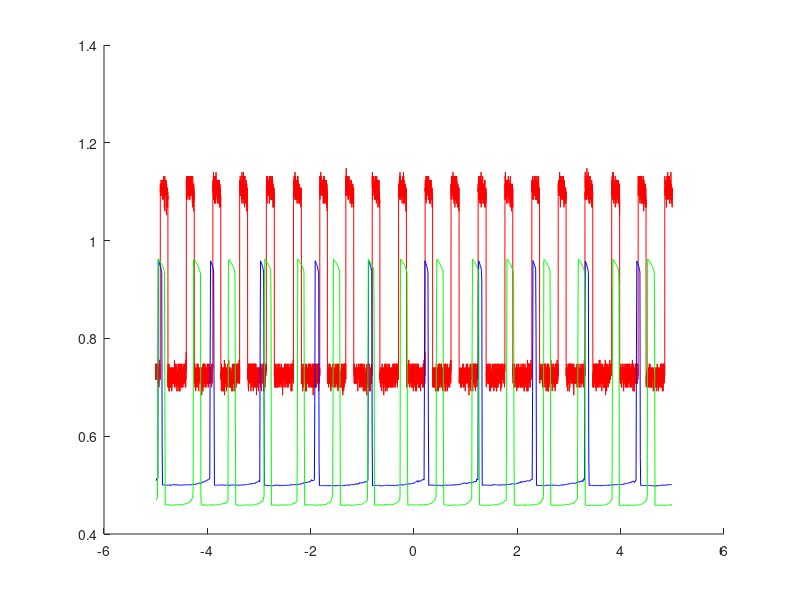

Recreate this plot in MATLAB.

clc;
clear;

############

M = dlmread("./data/ex1/tek0001ALL.csv");
# M = dlmread("./data/neuron_recordings/neuron_spike_Iin_50nA.csv");

x1 = M(:, 1);
y1 = M(:, 2);

less = length( x1(x1 < -5) )
great = length( x1(x1 < 5) )
x1 = x1( less + 1 : great - 1 );
y1 = y1( less + 1 : great - 1);

############

M = dlmread("./data/neuron_recordings/neuron_spike_Iin_0.001nA.csv");

x2 = M(:, 1);
y2 = M(:, 2);

less = length( x2(x2 < -5) )
great = length( x2(x2 < 5) )
x2 = x2( less + 1: great - 1 );
y2 = y2( less + 1: great - 1);

############

M = dlmread("./data/neuron_recordings/neuron_spike_Iin_1n.csv");

x3 = M(:, 1);
y3 = M(:, 2);

less = length( x3(x3 < -5) )
great = length( x3(x3 < 5) )
x3 = x3( less + 1: great - 1);
y3 = y3( less + 1: great - 1 );

############

hold on;

plot(x1, y1, 'r');
plot(x2, y2, 'b');
plot(x3, y3, 'g');

hold off;